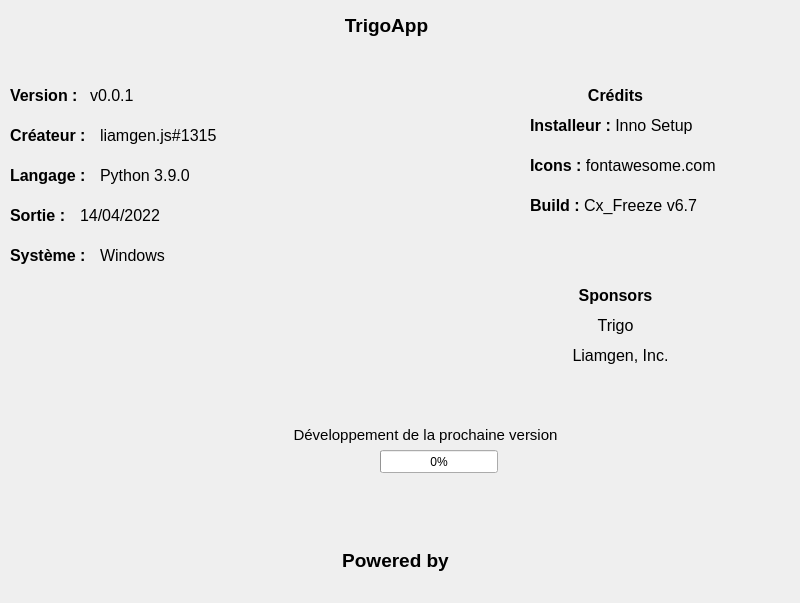
<?xml version="1.0" encoding="UTF-8"?>
<ui version="4.0">
 <class>MainWindow</class>
 <widget class="QMainWindow" name="MainWindow">
  <property name="geometry">
   <rect>
    <x>0</x>
    <y>0</y>
    <width>800</width>
    <height>603</height>
   </rect>
  </property>
  <property name="windowTitle">
   <string>TrigoApp | Informations</string>
  </property>
  <widget class="QWidget" name="centralwidget">
   <widget class="QLabel" name="label">
    <property name="geometry">
     <rect>
      <x>336</x>
      <y>10</y>
      <width>101</width>
      <height>31</height>
     </rect>
    </property>
    <property name="text">
     <string>&lt;html&gt;&lt;head/&gt;&lt;body&gt;&lt;p align=&quot;center&quot;&gt;&lt;span style=&quot; font-size:14pt; font-weight:600;&quot;&gt;TrigoApp&lt;/span&gt;&lt;/p&gt;&lt;/body&gt;&lt;/html&gt;</string>
    </property>
   </widget>
   <widget class="QLabel" name="label_2">
    <property name="geometry">
     <rect>
      <x>10</x>
      <y>80</y>
      <width>91</width>
      <height>31</height>
     </rect>
    </property>
    <property name="text">
     <string>&lt;html&gt;&lt;head/&gt;&lt;body&gt;&lt;p&gt;&lt;span style=&quot; font-size:12pt; font-weight:600;&quot;&gt;Version :&lt;/span&gt;&lt;/p&gt;&lt;/body&gt;&lt;/html&gt;</string>
    </property>
   </widget>
   <widget class="QLabel" name="version">
    <property name="geometry">
     <rect>
      <x>90</x>
      <y>80</y>
      <width>301</width>
      <height>31</height>
     </rect>
    </property>
    <property name="text">
     <string>&lt;html&gt;&lt;head/&gt;&lt;body&gt;&lt;p&gt;&lt;span style=&quot; font-size:12pt;&quot;&gt;v0.0.1&lt;/span&gt;&lt;/p&gt;&lt;/body&gt;&lt;/html&gt;</string>
    </property>
   </widget>
   <widget class="QLabel" name="label_3">
    <property name="geometry">
     <rect>
      <x>10</x>
      <y>120</y>
      <width>91</width>
      <height>31</height>
     </rect>
    </property>
    <property name="text">
     <string>&lt;html&gt;&lt;head/&gt;&lt;body&gt;&lt;p&gt;&lt;span style=&quot; font-size:12pt; font-weight:600;&quot;&gt;Créateur : &lt;/span&gt;&lt;/p&gt;&lt;/body&gt;&lt;/html&gt;</string>
    </property>
   </widget>
   <widget class="QLabel" name="author">
    <property name="geometry">
     <rect>
      <x>100</x>
      <y>120</y>
      <width>271</width>
      <height>31</height>
     </rect>
    </property>
    <property name="text">
     <string>&lt;html&gt;&lt;head/&gt;&lt;body&gt;&lt;p&gt;&lt;span style=&quot; font-size:12pt;&quot;&gt;liamgen.js#1315&lt;/span&gt;&lt;/p&gt;&lt;/body&gt;&lt;/html&gt;</string>
    </property>
   </widget>
   <widget class="QLabel" name="py_version">
    <property name="geometry">
     <rect>
      <x>100</x>
      <y>160</y>
      <width>271</width>
      <height>31</height>
     </rect>
    </property>
    <property name="text">
     <string>&lt;html&gt;&lt;head/&gt;&lt;body&gt;&lt;p&gt;&lt;span style=&quot; font-size:12pt;&quot;&gt;Python 3.9.0&lt;/span&gt;&lt;/p&gt;&lt;/body&gt;&lt;/html&gt;</string>
    </property>
   </widget>
   <widget class="QLabel" name="label_4">
    <property name="geometry">
     <rect>
      <x>10</x>
      <y>160</y>
      <width>91</width>
      <height>31</height>
     </rect>
    </property>
    <property name="text">
     <string>&lt;html&gt;&lt;head/&gt;&lt;body&gt;&lt;p&gt;&lt;span style=&quot; font-size:12pt; font-weight:600;&quot;&gt;Langage : &lt;/span&gt;&lt;/p&gt;&lt;/body&gt;&lt;/html&gt;</string>
    </property>
   </widget>
   <widget class="QLabel" name="label_5">
    <property name="geometry">
     <rect>
      <x>570</x>
      <y>80</y>
      <width>91</width>
      <height>31</height>
     </rect>
    </property>
    <property name="text">
     <string>&lt;html&gt;&lt;head/&gt;&lt;body&gt;&lt;p align=&quot;center&quot;&gt;&lt;span style=&quot; font-size:12pt; font-weight:600;&quot;&gt;Crédits&lt;/span&gt;&lt;/p&gt;&lt;/body&gt;&lt;/html&gt;</string>
    </property>
   </widget>
   <widget class="QLabel" name="label_6">
    <property name="geometry">
     <rect>
      <x>530</x>
      <y>150</y>
      <width>271</width>
      <height>31</height>
     </rect>
    </property>
    <property name="text">
     <string>&lt;html&gt;&lt;head/&gt;&lt;body&gt;&lt;p&gt;&lt;span style=&quot; font-size:12pt; font-weight:600;&quot;&gt;Icons : &lt;/span&gt;&lt;span style=&quot; font-size:12pt;&quot;&gt;fontawesome.com&lt;/span&gt;&lt;/p&gt;&lt;/body&gt;&lt;/html&gt;</string>
    </property>
   </widget>
   <widget class="QLabel" name="label_7">
    <property name="geometry">
     <rect>
      <x>530</x>
      <y>110</y>
      <width>271</width>
      <height>31</height>
     </rect>
    </property>
    <property name="text">
     <string>&lt;html&gt;&lt;head/&gt;&lt;body&gt;&lt;p&gt;&lt;span style=&quot; font-size:12pt; font-weight:600;&quot;&gt;Installeur : &lt;/span&gt;&lt;span style=&quot; font-size:12pt;&quot;&gt;Inno Setup&lt;/span&gt;&lt;/p&gt;&lt;/body&gt;&lt;/html&gt;</string>
    </property>
   </widget>
   <widget class="QLabel" name="label_8">
    <property name="geometry">
     <rect>
      <x>530</x>
      <y>190</y>
      <width>271</width>
      <height>31</height>
     </rect>
    </property>
    <property name="text">
     <string>&lt;html&gt;&lt;head/&gt;&lt;body&gt;&lt;p&gt;&lt;span style=&quot; font-size:12pt; font-weight:600;&quot;&gt;Build : &lt;/span&gt;&lt;span style=&quot; font-size:12pt;&quot;&gt;Cx_Freeze v6.7&lt;/span&gt;&lt;/p&gt;&lt;/body&gt;&lt;/html&gt;</string>
    </property>
   </widget>
   <widget class="QLabel" name="label_9">
    <property name="geometry">
     <rect>
      <x>570</x>
      <y>280</y>
      <width>91</width>
      <height>31</height>
     </rect>
    </property>
    <property name="text">
     <string>&lt;html&gt;&lt;head/&gt;&lt;body&gt;&lt;p align=&quot;center&quot;&gt;&lt;span style=&quot; font-size:12pt; font-weight:600;&quot;&gt;Sponsors&lt;/span&gt;&lt;/p&gt;&lt;/body&gt;&lt;/html&gt;</string>
    </property>
   </widget>
   <widget class="QLabel" name="label_10">
    <property name="geometry">
     <rect>
      <x>580</x>
      <y>310</y>
      <width>71</width>
      <height>31</height>
     </rect>
    </property>
    <property name="text">
     <string>&lt;html&gt;&lt;head/&gt;&lt;body&gt;&lt;p align=&quot;center&quot;&gt;&lt;span style=&quot; font-size:12pt;&quot;&gt;Trigo&lt;/span&gt;&lt;/p&gt;&lt;/body&gt;&lt;/html&gt;</string>
    </property>
   </widget>
   <widget class="QLabel" name="label_11">
    <property name="geometry">
     <rect>
      <x>560</x>
      <y>340</y>
      <width>121</width>
      <height>31</height>
     </rect>
    </property>
    <property name="text">
     <string>&lt;html&gt;&lt;head/&gt;&lt;body&gt;&lt;p align=&quot;center&quot;&gt;&lt;span style=&quot; font-size:12pt;&quot;&gt;Liamgen, Inc.&lt;/span&gt;&lt;/p&gt;&lt;/body&gt;&lt;/html&gt;</string>
    </property>
   </widget>
   <widget class="QProgressBar" name="version_bar">
    <property name="geometry">
     <rect>
      <x>380</x>
      <y>450</y>
      <width>118</width>
      <height>23</height>
     </rect>
    </property>
    <property name="value">
     <number>0</number>
    </property>
   </widget>
   <widget class="QLabel" name="label_12">
    <property name="geometry">
     <rect>
      <x>230</x>
      <y>420</y>
      <width>391</width>
      <height>31</height>
     </rect>
    </property>
    <property name="text">
     <string>&lt;html&gt;&lt;head/&gt;&lt;body&gt;&lt;p align=&quot;center&quot;&gt;&lt;span style=&quot; font-size:11pt;&quot;&gt;Développement de la prochaine version&lt;/span&gt;&lt;/p&gt;&lt;/body&gt;&lt;/html&gt;</string>
    </property>
   </widget>
   <widget class="QLabel" name="label_14">
    <property name="geometry">
     <rect>
      <x>10</x>
      <y>200</y>
      <width>91</width>
      <height>31</height>
     </rect>
    </property>
    <property name="text">
     <string>&lt;html&gt;&lt;head/&gt;&lt;body&gt;&lt;p&gt;&lt;span style=&quot; font-size:12pt; font-weight:600;&quot;&gt;Sortie :&lt;/span&gt;&lt;/p&gt;&lt;/body&gt;&lt;/html&gt;</string>
    </property>
   </widget>
   <widget class="QLabel" name="version_2">
    <property name="geometry">
     <rect>
      <x>80</x>
      <y>200</y>
      <width>301</width>
      <height>31</height>
     </rect>
    </property>
    <property name="text">
     <string>&lt;html&gt;&lt;head/&gt;&lt;body&gt;&lt;p&gt;&lt;span style=&quot; font-size:12pt;&quot;&gt;14/04/2022&lt;/span&gt;&lt;/p&gt;&lt;/body&gt;&lt;/html&gt;</string>
    </property>
   </widget>
   <widget class="QLabel" name="system">
    <property name="geometry">
     <rect>
      <x>100</x>
      <y>240</y>
      <width>301</width>
      <height>31</height>
     </rect>
    </property>
    <property name="text">
     <string>&lt;html&gt;&lt;head/&gt;&lt;body&gt;&lt;p&gt;&lt;span style=&quot; font-size:12pt;&quot;&gt;Windows&lt;/span&gt;&lt;/p&gt;&lt;/body&gt;&lt;/html&gt;</string>
    </property>
   </widget>
   <widget class="QLabel" name="label_15">
    <property name="geometry">
     <rect>
      <x>10</x>
      <y>240</y>
      <width>91</width>
      <height>31</height>
     </rect>
    </property>
    <property name="text">
     <string>&lt;html&gt;&lt;head/&gt;&lt;body&gt;&lt;p&gt;&lt;span style=&quot; font-size:12pt; font-weight:600;&quot;&gt;Système :&lt;/span&gt;&lt;/p&gt;&lt;/body&gt;&lt;/html&gt;</string>
    </property>
   </widget>
   <widget class="QLabel" name="label_16">
    <property name="geometry">
     <rect>
      <x>200</x>
      <y>540</y>
      <width>391</width>
      <height>41</height>
     </rect>
    </property>
    <property name="text">
     <string>&lt;html&gt;&lt;head/&gt;&lt;body&gt;&lt;p align=&quot;center&quot;&gt;&lt;span style=&quot; font-size:14pt; font-weight:600; color:#000000;&quot;&gt;Powered by&lt;/span&gt;&lt;/p&gt;&lt;/body&gt;&lt;/html&gt;</string>
    </property>
   </widget>
   <widget class="QLabel" name="liamgen_img">
    <property name="geometry">
     <rect>
      <x>460</x>
      <y>530</y>
      <width>61</width>
      <height>61</height>
     </rect>
    </property>
    <property name="text">
     <string/>
    </property>
    <property name="scaledContents">
     <bool>true</bool>
    </property>
    <property name="wordWrap">
     <bool>true</bool>
    </property>
   </widget>
  </widget>
 </widget>
 <resources/>
 <connections/>
</ui>
